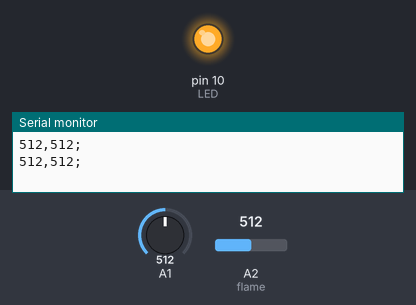
A sketch run on a simulated Arduino Uno, built with avr-gcc and run on an emulated ATmega328P. Parts: output pins drawn as LEDs (lit = HIGH), the last lines printed to the serial monitor. The test bench sets the inputs (shaded band); at power-on: A2 (flame) = 512, A1 = 512.

Above: at 1.8 s.
1.9 s: A2 (flame) set to 1007
3.4 s: A2 (flame) set to 1023
At 5.2 s:
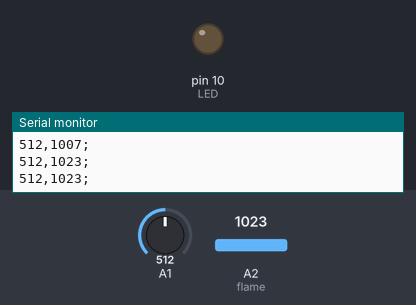
5.5 s: A2 (flame) set to 900
At 7.5 s:
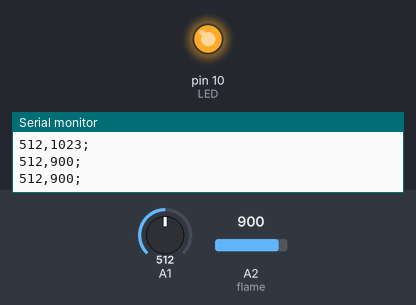
Timing chart, 0 to 9.0 s (numbered marks = the images above; inputs shaded):
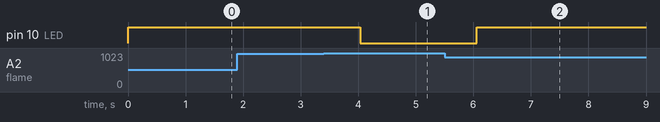

Measured:
- the behaviour switches between 1022 and 1023 on A2 (flame) (found by bisection; images 0 and 1)
- after the input at 3.4 s, pin 10 (LED): HIGH → LOW after 0.64 s
- after the input at 5.5 s, pin 10 (LED): LOW → HIGH after 0.56 s

The sketch:

communication.ino
```cpp
#include <SoftwareSerial.h>
SoftwareSerial RPI(2,3); // RXD=2, TXD=3

int flame = A2;
int LED = 10;

void setup() {
  Serial.begin(9600);
  RPI.begin(9600);

  // 불꽃감지센서 핀모드
  pinMode(flame, INPUT);
  pinMode(LED, OUTPUT);
}

void loop() {
  // 조도센서의 값 받기
  int cds = analogRead(A1);

  // 불꽃 감지 센서 값 받기
   int fire = analogRead(flame);

  // 불꽃 감지 센서가 감지하면 LED 켜기
  if(fire < 1023) {
    digitalWrite(LED, HIGH);
//    Serial.println("FIRE!!");
  }
  else{
    digitalWrite(LED, LOW);
//    Serial.println("No Fire");
  }

String iStr(cds);
  // 센서들의 값 보내기
  // 조도센서 + 불꽃감지센서
  RPI.print(iStr);
  RPI.print(",");
  RPI.print(fire);
  RPI.print(";");

  // 시리얼 모니터로 확인
  Serial.print(iStr);
  Serial.print(",");
  Serial.print(fire);
  Serial.println(";");
  delay(1000);
}
```
